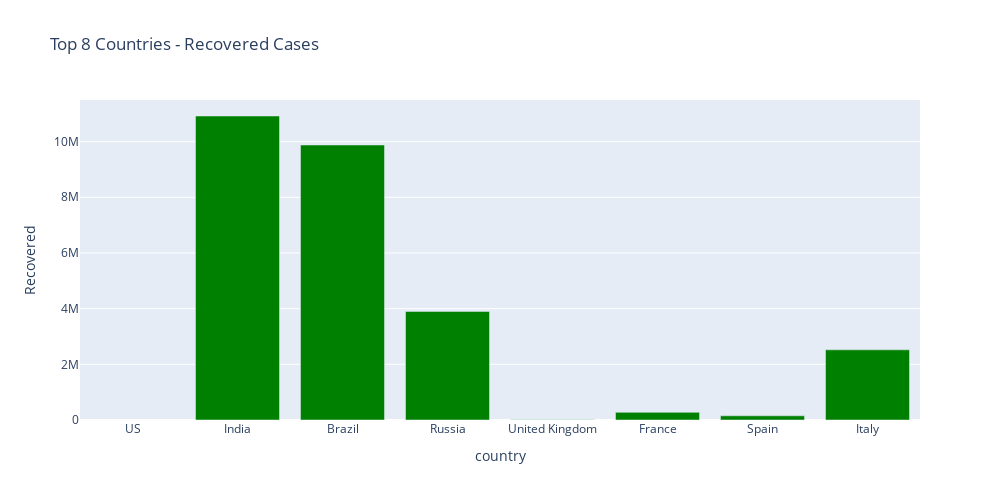

The code cell stored with this chart in its notebook:
### Code cell
# Plotting top 8 worst affected countries by recoveries

px.bar(
    sorted_df_country.head(8),
    x = "country",
    y = "Recovered",
    title= "Top 8 Countries - Recovered Cases", 
    color_discrete_sequence=["green"], 
    height=500,
    width=1000
)

### Figure 1 — Plotly figure (JSON) as saved in the notebook; plotly's stock layout.template omitted (floating-point values rounded to 4 significant figures)
{"data": [{"alignmentgroup": "True", "hovertemplate": "country=%{x}<br>Recovered=%{y}<extra></extra>", "legendgroup": "", "marker": {"color": "green"}, "name": "", "offsetgroup": "", "orientation": "v", "showlegend": false, "textposition": "auto", "type": "bar", "x": ["US", "India", "Brazil", "Russia", "United Kingdom", "France", "Spain", "Italy"], "xaxis": "x", "y": [null, 10920046, 9878566, 3901134, 11868, 274331, 150376, 2521731], "yaxis": "y"}], "layout": {"barmode": "relative", "height": 500, "legend": {"tracegroupgap": 0}, "title": {"text": "Top 8 Countries - Recovered Cases"}, "width": 1000, "xaxis": {"anchor": "y", "domain": [0, 1], "title": {"text": "country"}}, "yaxis": {"anchor": "x", "domain": [0, 1], "title": {"text": "Recovered"}}}}
